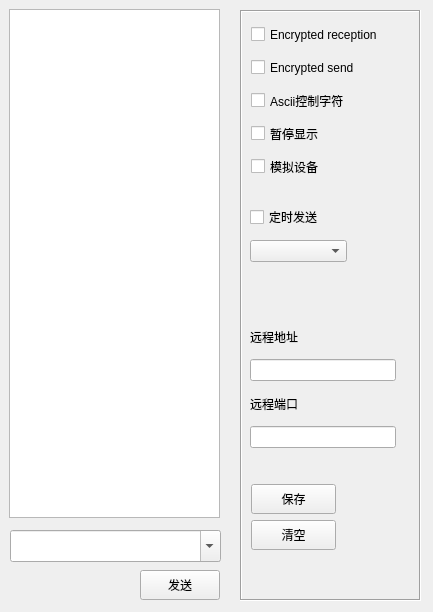
<?xml version="1.0" encoding="UTF-8"?>
<ui version="4.0">
 <class>frmUdpClient</class>
 <widget class="QWidget" name="frmUdpClient">
  <property name="geometry">
   <rect>
    <x>0</x>
    <y>0</y>
    <width>433</width>
    <height>612</height>
   </rect>
  </property>
  <property name="windowTitle">
   <string>Form</string>
  </property>
  <widget class="QTextEdit" name="txtMain">
   <property name="geometry">
    <rect>
     <x>9</x>
     <y>9</y>
     <width>211</width>
     <height>509</height>
    </rect>
   </property>
   <property name="readOnly">
    <bool>true</bool>
   </property>
  </widget>
  <widget class="QFrame" name="frame">
   <property name="geometry">
    <rect>
     <x>240</x>
     <y>10</y>
     <width>181</width>
     <height>591</height>
    </rect>
   </property>
   <property name="minimumSize">
    <size>
     <width>170</width>
     <height>0</height>
    </size>
   </property>
   <property name="maximumSize">
    <size>
     <width>200</width>
     <height>16777215</height>
    </size>
   </property>
   <property name="frameShape">
    <enum>QFrame::Box</enum>
   </property>
   <property name="frameShadow">
    <enum>QFrame::Sunken</enum>
   </property>
   <widget class="QCheckBox" name="ckHexReceive">
    <property name="geometry">
     <rect>
      <x>11</x>
      <y>11</y>
      <width>171</width>
      <height>27</height>
     </rect>
    </property>
    <property name="text">
     <string>Encrypted reception</string>
    </property>
   </widget>
   <widget class="QCheckBox" name="ckHexSend">
    <property name="geometry">
     <rect>
      <x>11</x>
      <y>44</y>
      <width>171</width>
      <height>27</height>
     </rect>
    </property>
    <property name="text">
     <string>Encrypted send</string>
    </property>
   </widget>
   <widget class="QCheckBox" name="ckAscii">
    <property name="geometry">
     <rect>
      <x>11</x>
      <y>77</y>
      <width>129</width>
      <height>27</height>
     </rect>
    </property>
    <property name="text">
     <string>Ascii控制字符</string>
    </property>
   </widget>
   <widget class="QCheckBox" name="ckShow">
    <property name="geometry">
     <rect>
      <x>11</x>
      <y>110</y>
      <width>95</width>
      <height>27</height>
     </rect>
    </property>
    <property name="text">
     <string>暂停显示</string>
    </property>
   </widget>
   <widget class="QCheckBox" name="ckDebug">
    <property name="geometry">
     <rect>
      <x>11</x>
      <y>143</y>
      <width>95</width>
      <height>27</height>
     </rect>
    </property>
    <property name="text">
     <string>模拟设备</string>
    </property>
   </widget>
   <widget class="QPushButton" name="btnSave">
    <property name="geometry">
     <rect>
      <x>11</x>
      <y>474</y>
      <width>85</width>
      <height>30</height>
     </rect>
    </property>
    <property name="text">
     <string>保存</string>
    </property>
   </widget>
   <widget class="QPushButton" name="btnClear">
    <property name="geometry">
     <rect>
      <x>11</x>
      <y>510</y>
      <width>85</width>
      <height>30</height>
     </rect>
    </property>
    <property name="text">
     <string>清空</string>
    </property>
   </widget>
   <widget class="QWidget" name="">
    <property name="geometry">
     <rect>
      <x>10</x>
      <y>310</y>
      <width>146</width>
      <height>128</height>
     </rect>
    </property>
    <layout class="QVBoxLayout" name="verticalLayout">
     <item>
      <widget class="QLabel" name="labServerIP">
       <property name="text">
        <string>远程地址</string>
       </property>
      </widget>
     </item>
     <item>
      <widget class="QLineEdit" name="txtServerIP"/>
     </item>
     <item>
      <widget class="QLabel" name="labServerPort">
       <property name="text">
        <string>远程端口</string>
       </property>
      </widget>
     </item>
     <item>
      <widget class="QLineEdit" name="txtServerPort"/>
     </item>
    </layout>
   </widget>
   <widget class="QWidget" name="">
    <property name="geometry">
     <rect>
      <x>10</x>
      <y>190</y>
      <width>97</width>
      <height>67</height>
     </rect>
    </property>
    <layout class="QVBoxLayout" name="verticalLayout_2">
     <item>
      <widget class="QCheckBox" name="ckAutoSend">
       <property name="text">
        <string>定时发送</string>
       </property>
      </widget>
     </item>
     <item>
      <widget class="QComboBox" name="cboxInterval"/>
     </item>
    </layout>
   </widget>
  </widget>
  <widget class="QWidget" name="widget" native="true">
   <property name="geometry">
    <rect>
     <x>10</x>
     <y>530</y>
     <width>211</width>
     <height>32</height>
    </rect>
   </property>
  </widget>
  <widget class="QPushButton" name="btnSend">
   <property name="geometry">
    <rect>
     <x>140</x>
     <y>570</y>
     <width>80</width>
     <height>30</height>
    </rect>
   </property>
   <property name="minimumSize">
    <size>
     <width>80</width>
     <height>0</height>
    </size>
   </property>
   <property name="maximumSize">
    <size>
     <width>80</width>
     <height>16777215</height>
    </size>
   </property>
   <property name="text">
    <string>发送</string>
   </property>
  </widget>
  <widget class="QComboBox" name="cboxData">
   <property name="geometry">
    <rect>
     <x>10</x>
     <y>530</y>
     <width>211</width>
     <height>32</height>
    </rect>
   </property>
   <property name="sizePolicy">
    <sizepolicy hsizetype="Ignored" vsizetype="Fixed">
     <horstretch>0</horstretch>
     <verstretch>0</verstretch>
    </sizepolicy>
   </property>
   <property name="editable">
    <bool>true</bool>
   </property>
  </widget>
 </widget>
 <resources/>
 <connections/>
</ui>
